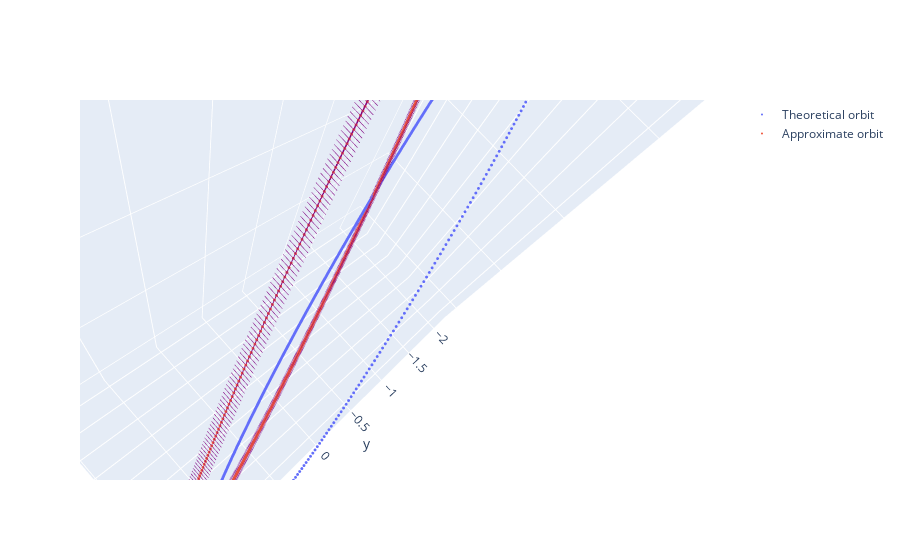

Here is the notebook cell this chart was saved with:
### Code cell
fig = go.Figure(data=[go.Scatter3d(x=np.array(x_ter), y=np.array(y_ter), z=np.array(z_ter),
                                   mode='markers',name='Theoretical orbit',marker=dict(size=1))])

fig.add_scatter3d(x=np.array(x_exp), y=np.array(y_exp), z=np.array(z_exp),mode='markers',name='Approximate orbit',
                  error_x=dict(type='constant',value=0.03,color='purple'),error_z=dict(type='constant',value=0.03,color='purple'),
        marker=dict(size=1))

fig.show()

### Figure 1 — Plotly figure (JSON) as saved in the notebook; plotly's stock layout.template omitted (floating-point values rounded to 4 significant figures; data arrays with more than 128 entries replaced by an {"elided": "..."} marker saying what was removed)
{"data": [{"marker": {"size": 1}, "mode": "markers", "name": "Theoretical orbit", "type": "scatter3d", "x": {"elided": "1000 float values"}, "y": {"elided": "1000 float values"}, "z": {"elided": "1000 float values"}}, {"error_x": {"color": "purple", "type": "constant", "value": 0.03}, "error_z": {"color": "purple", "type": "constant", "value": 0.03}, "marker": {"size": 1}, "mode": "markers", "name": "Approximate orbit", "type": "scatter3d", "x": {"elided": "1000 float values"}, "y": {"elided": "1000 float values"}, "z": {"elided": "1000 float values"}}], "layout": {"autosize": true, "dragmode": "zoom", "scene": {"aspectmode": "auto", "aspectratio": {"x": 1.459, "y": 1.219, "z": 0.5624}, "camera": {"center": {"x": 0.4922, "y": -0.3874, "z": -0.1048}, "eye": {"x": -0.8118, "y": 0.5154, "z": -0.2049}, "projection": {"type": "perspective"}, "up": {"x": -0.4267, "y": -0.5355, "z": 0.7288}}, "dragmode": "orbit"}}}
